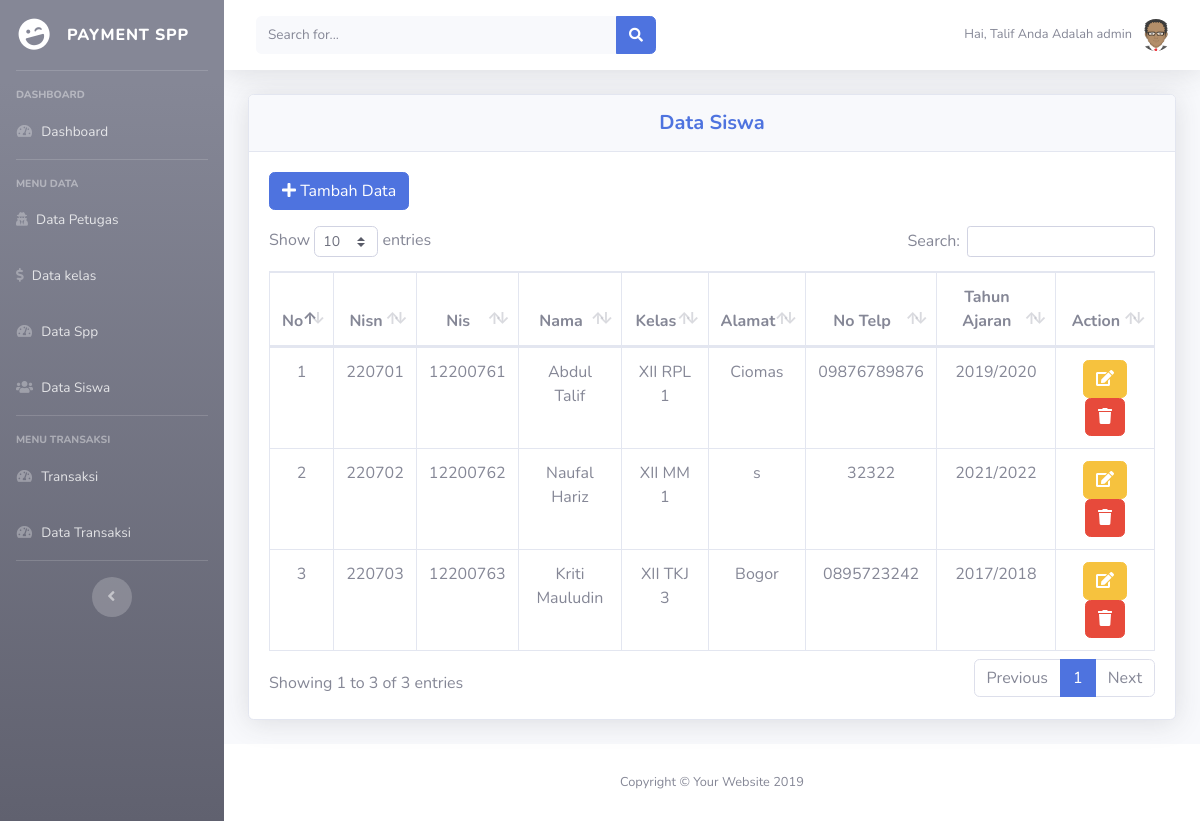
The app's page /data_siswa.php (signed in) with its own data.
### tables this page shows
CREATE TABLE `tb_petugas` (
  `id_petugas` varchar(50) NOT NULL,
  `username` varchar(50) NOT NULL,
  `password` varchar(50) NOT NULL,
  `nama_petugas` varchar(50) NOT NULL,
  `level` varchar(50) NOT NULL
);

CREATE TABLE `tb_siswa` (
  `nisn` int(11) NOT NULL,
  `nis` int(11) NOT NULL,
  `nama` varchar(50) NOT NULL,
  `id_kelas` varchar(50) NOT NULL,
  `alamat` text NOT NULL,
  `no_telp` varchar(50) NOT NULL,
  `id_spp` varchar(50) NOT NULL
);

CREATE TABLE `tb_kelas` (
  `id_kelas` varchar(50) NOT NULL,
  `nama_kelas` varchar(100) NOT NULL,
  `kompetensi_keahlian` varchar(50) NOT NULL
);

CREATE TABLE `tb_spp` (
  `id_spp` varchar(50) NOT NULL,
  `tahun` varchar(50) NOT NULL,
  `nominal` int(11) NOT NULL
);

### data_siswa.php (the view, shortened to what this page needs)
<?php
if ($_SESSION['admin'] || $_SESSION['petugas'] || $_SESSION['siswa']) {
?>
<!DOCTYPE html>
<html lang="en">
<head>
  <link href="vendor/fontawesome-free/css/all.min.css" rel="stylesheet" type="text/css">
  <link href="css/sb-admin-2.min.css" rel="stylesheet">
  <link href="vendor/datatables/dataTables.bootstrap4.min.css" rel="stylesheet">
</head>
<body id="page-top">
  <div id="wrapper">
      <?php
       include 'sidebar.php'
      ?>
    <div id="content-wrapper" class="d-flex flex-column">
      <div id="content">
        <nav class="navbar navbar-expand navbar-light bg-white topbar mb-4 static-top shadow">
          <form class="d-none d-sm-inline-block form-inline mr-auto ml-md-3 my-2 my-md-0 mw-100 navbar-search">
            <div class="input-group">
              <input type="text" class="form-control bg-light border-0 small" placeholder="Search for..." aria-label="Search" aria-describedby="basic-addon2">
              <div class="input-group-append">
                <button class="btn btn-primary" type="button">
                  <i class="fas fa-search fa-sm"></i>
                </button>
              </div>
            </div>
          </form>
             <?php include 'menu2.php'; ?>
        </nav>
        <div class="container-fluid">
          <div class="card shadow mb-4">
            <div class="card-header py-3">
              <h5 class="m-0 font-weight-bold text-primary" align="Center">Data Siswa</h5>
            </div>
            <div class="card-body">
              <div class="table-responsive">
                <button type="button" class="btn btn-primary mb-3" data-toggle="modal" data-target="#tambah"><i class="fa fa-plus"></i> Tambah Data</button>
                <table class="table table-bordered" id="dataTable" width="100%" cellspacing="0">
                  <thead>
                    <tr style="text-align: center;">
                      <th>No</th>
                      <th>Nisn</th>
                      <th>Nis</th>
                      <th>Nama</th>
                      <th>Kelas</th>
                      <th>Alamat</th>
                      <th>No Telp</th>
                      <th>Tahun Ajaran</th>
                      <th>Action</th>
                    </tr>
                  </thead>
                  <tbody>
                     <?php
                    include 'koneksi.php';
                      $no = 1;
                      $sql = $koneksi->query("SELECT * FROM tb_siswa, tb_kelas, tb_spp WHERE tb_siswa.id_kelas = tb_kelas.id_kelas AND tb_siswa.id_spp = tb_spp.id_spp ORDER BY nisn ASC");
                      while ($data = $sql->fetch_assoc()) {
                        ?>
                    <tr style="text-align: center;">
                      <td><?php echo $no++; ?></td>
                      <td><?php echo $data['nisn']; ?></td>
                      <td><?php echo $data['nis']; ?></td>
                      <td><?php echo $data['nama']; ?></td>
                      <td><?php echo $data['nama_kelas']; ?></td>
                      <td><?php echo $data['alamat']; ?></td>
                      <td><?php echo $data['no_telp']; ?></td>
                      <td><?php echo $data['tahun']; ?></td>
                      <td>
                        <button type="button" class="btn btn-warning" data-toggle="modal" data-target="#edit<?= $data['nisn']; ?>"><i class="fa fa-edit"></i></button>
                        <a href="hapus_siswa.php?id=<?php echo $data['nisn']; ?>" onclick="return confirm('Apakah Anda Ingin Menghapus <?php echo $data[nama]; ?> ???')" class="btn btn-danger"><i class="fas fa-trash"></i></a>
                      </td>
                    </tr>
                  <?php } ?>
                  </tbody>
                </table>
              </div>
            </div>
          </div>
        </div>
      </div>
      <footer class="sticky-footer bg-white">
        <div class="container my-auto">
          <div class="copyright text-center my-auto">
            <span>Copyright &copy; Your Website 2019</span>
          </div>
        </div>
      </footer>
</body>
</html>
  <?php
    }
    else {
      header("location:login.php");
    }
  ?>

### menu2.php (shortened to what this page needs)
<?php
include 'koneksi.php';
    if ($_SESSION['admin']) {
      $user = $_SESSION['admin'];
    }
    elseif ($_SESSION['petugas']) {
      $user = $_SESSION['petugas'];
    }
    elseif ($_SESSION['siswa']) {
      $user = $_SESSION['siswa'];
    }
    $sql_user = $koneksi->query("select * from tb_petugas where id_petugas='$user'");
    $data_user = $sql_user->fetch_assoc();
    $nama = $data_user['nama_petugas'];
    $level = $data_user['level'];
  ?>
      <ul class="navbar-nav ml-auto">
        <li class="nav-item dropdown no-arrow">
          <a class="nav-link dropdown-toggle" href="#" id="userDropdown" role="button" data-toggle="dropdown" aria-haspopup="true" aria-expanded="false">
            <span class="mr-2 d-none d-lg-inline text-gray-600 small">Hai, <?php echo $nama; ?> Anda Adalah <?php echo $level; ?></span>
            <img class="img-profile rounded-circle" src="img/avatar.png">
          </a>
        </li>
      </ul>

### records on screen
tb_petugas: nama_petugas "Talif", level "admin"
tb_siswa: nisn "220701", nis "12200761", nama "Abdul Talif", id_kelas.nama_kelas "XII RPL 1", alamat "Ciomas", no_telp "09876789876", id_spp.tahun "2019/2020"
tb_siswa: nisn "220702", nis "12200762", nama "Naufal Hariz", id_kelas.nama_kelas "XII MM 1", alamat "s", no_telp "32322", id_spp.tahun "2021/2022"
tb_siswa: nisn "220703", nis "12200763", nama "Kriti Mauludin", id_kelas.nama_kelas "XII TKJ 3", alamat "Bogor", no_telp "0895723242", id_spp.tahun "2017/2018"
